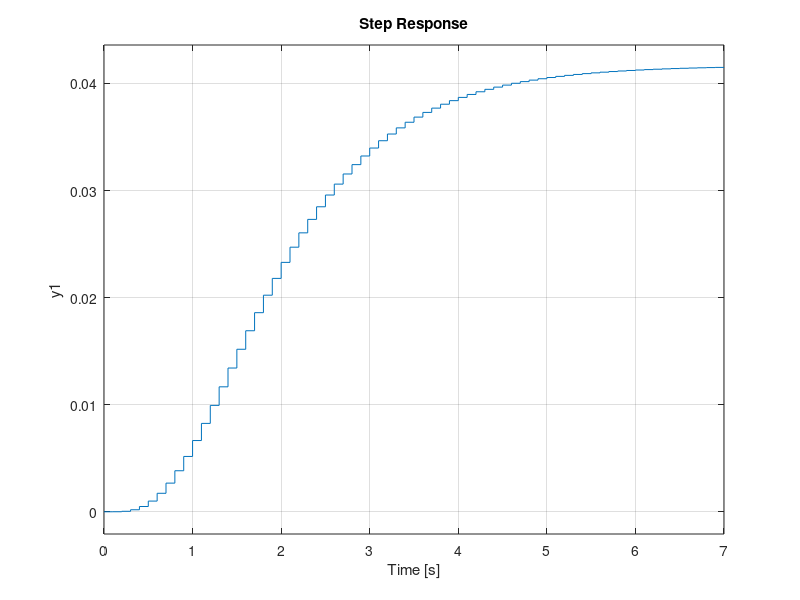

This chart was generated by the following MATLAB code: (Note: this script raises an error after producing the figure.)
% =========================================================================
% LQR Problem in  DT 
%  Author      : Mohammad Dehbozorgi (MO.DBZ)
%  Created on  : 1404/01/31 (Persian Calendar)
%  Updated on  : 2025/04/20
%  Description : Competitive DT LQR with idare
% =========================================================================
%  License:
%  This code is provided as-is without any warranty. 
%  You may use, modify, and distribute it for educational 
%  and research purposes with proper credit to the author.
% =========================================================================

clc;
clear all;
close all ;

%% Creat Data in Contino
Ac = [0 1 0 0;0 0 1 0;0 0 0 1;-24 -50 -35 -10];
Bc = [0 0 0 1]';
Cc = [1 0 0 0];
Dc = 0;

%% Data convert continu to discreat 

sys_c = ss(Ac,Bc,Cc,Dc);
Ts = 0.1;
sys_d = c2d (sys_c,Ts);
step (sys_d)
A = sys_d.a ; 
B = sys_d.b ; 
%% Solve LQR with idare
n = size(A,1);
R = 1;
Q = eye (n);
E = eye(n);
S = zeros(n , 1);
[P_lqr,K_lqr,L_lqr] = idare(A,B,Q,R,S,E);

